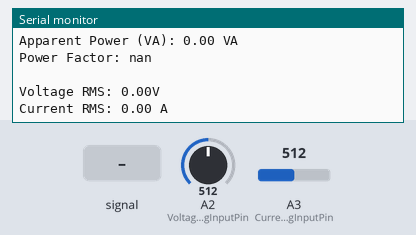
The sketch below on a simulated Arduino Uno, built with avr-gcc and run on an emulated ATmega328P. Parts: the last lines printed to the serial monitor. Inputs (shaded band) come from the test bench; at power-on: A3 (CurrentAnalogInputPin) = 512, A2 (VoltageAnalogInputPin) = 512.

Above: at 1.2 s.
1.3 s: A2 (VoltageAnalogInputPin) fed a 200 Hz sine of ±81 counts around its level
At 2.8 s:
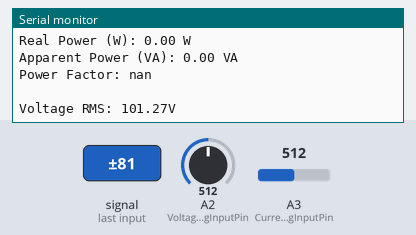
4.3 s: A3 (CurrentAnalogInputPin) set to 716
At 5.1 s:
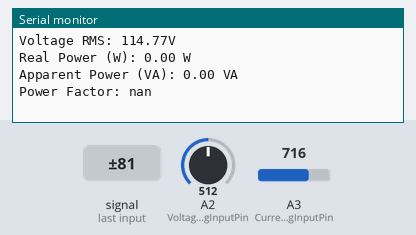
7.3 s: A2 (VoltageAnalogInputPin) set to 716
At 8.4 s:
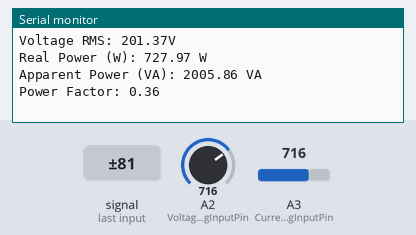
8.8 s: A3 (CurrentAnalogInputPin) set to 900
At 8.8 s:
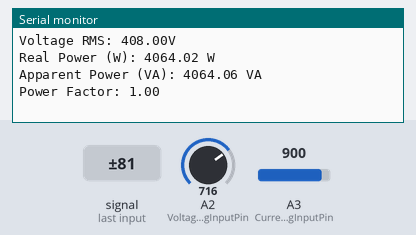
11.8 s: A2 (VoltageAnalogInputPin) set to 900
At 12.3 s:
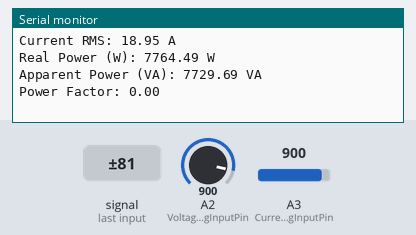
Timing chart, 0 to 14.3 s (numbered marks = the images above; inputs shaded):
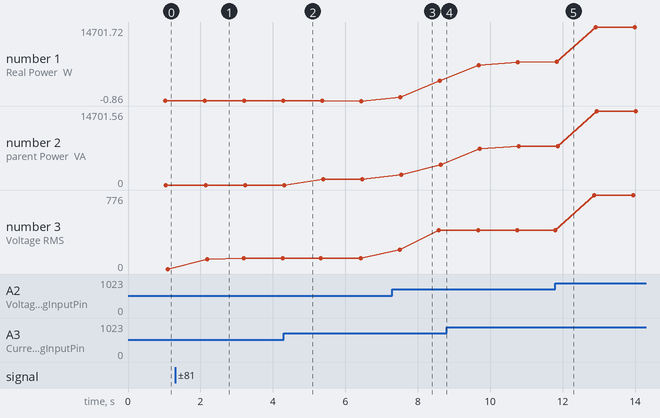

Measured:
- after the input at 1.3 s, the serial monitor: prints a new line after 0.89 s (image 1)
- after the input at 7.3 s, the serial monitor: prints a new line after 0.20 s (image 3)
- after the input at 11.8 s, the serial monitor: prints a new line at once (image 5)
- plotted number 1: 0 → -0.86 after the input at 4.3 s, -0.86 → 4064.02 after the input at 7.3 s, 4064.02 → 7729.63 after the input at 8.8 s, 7729.63 → 14701.72 after the input at 11.8 s
- plotted number 2: 0 → 1133.9 after the input at 4.3 s, 1133.9 → 4064.06 after the input at 7.3 s, 4064.06 → 7729.69 after the input at 8.8 s, 7729.69 → 14701.56 after the input at 11.8 s
- plotted number 3: 0 → 114.77 after the input at 1.3 s, 114.77 → 113.83 after the input at 4.3 s, 113.83 → 408 after the input at 7.3 s, 408 → 776 after the input at 11.8 s

The sketch:

Real_Power_Measurement.ino
```cpp
int decimalPrecision = 2;

        /* 1- AC Voltage Measurement */

        int VoltageAnalogInputPin = A2;
        float voltageSampleRead  = 0;
        float voltageLastSample  = 0;
        float voltageSampleSum   = 0;
        float voltageSampleCount = 0;
        float voltageMean ;
        float RMSVoltageMean ;


        /* 2- AC Current Measurement */
        int CurrentAnalogInputPin = A3;
        float mVperAmpValue = 100;
        float currentSampleRead  = 0;
        float currentLastSample  = 0;
        float currentSampleSum   = 0;
        float currentSampleCount = 0;
        float currentMean ;
        float RMSCurrentMean =0 ;
        float FinalRMSCurrent ;


        /* 3- AC Power Measurement */
        float sampleCurrent1 ;
        float sampleCurrent2 ;
        float sampleCurrent3 ;
        float apparentPower;
        float realPower = 0;
        float powerSampleRead  = 0;
        float powerLastSample   = 0;
        float powerSampleCount  = 0;
        float powerSampleSum    = 0;
        float powerFactor = 0;


void setup()

{

        Serial.begin(11580);

}


void loop()
{
        /* 1- AC Voltage Measurement */

        if(millis() >= voltageLastSample + 1 )
          {
            voltageSampleRead = 2*(analogRead(VoltageAnalogInputPin)- 512);
            voltageSampleSum = voltageSampleSum + sq(voltageSampleRead);
            voltageSampleCount = voltageSampleCount + 1;
            voltageLastSample = millis() ;
          }

        if(voltageSampleCount == 1000)
          {
            voltageMean = voltageSampleSum/voltageSampleCount;
            RMSVoltageMean = sqrt(voltageMean);
            Serial.print("Voltage RMS: ");
            Serial.print(RMSVoltageMean,decimalPrecision);
            Serial.println("V  ");
            voltageSampleSum =0;
            voltageSampleCount=0;
          }


        /* 2- AC Current Measurement */

        if(millis() >= currentLastSample + 1)
          {
            currentSampleRead = analogRead(CurrentAnalogInputPin)-512;
            currentSampleSum = currentSampleSum + sq(currentSampleRead) ;
            currentSampleCount = currentSampleCount + 1;
            currentLastSample = millis();
          }

        if(currentSampleCount == 1000)
          {
            currentMean = currentSampleSum/currentSampleCount;
            RMSCurrentMean = sqrt(currentMean);
            FinalRMSCurrent = (((RMSCurrentMean /1024) *5000) /mVperAmpValue);
            Serial.print("Current RMS: ");
            Serial.print(FinalRMSCurrent,decimalPrecision);
            Serial.println(" A  ");
            currentSampleSum =0;
            currentSampleCount=0;
          }


        /* 3- AC Power with Direction */
        if(millis() >= powerLastSample + 1)
          {
            sampleCurrent1 = analogRead(CurrentAnalogInputPin)-512;
            sampleCurrent2 = (sampleCurrent1/1024)*5000;
            sampleCurrent3 = sampleCurrent2/mVperAmpValue;
            voltageSampleRead = 2*(analogRead(VoltageAnalogInputPin)- 512);
            powerSampleRead = voltageSampleRead * sampleCurrent3 ;
            powerSampleSum = powerSampleSum + powerSampleRead ;
            powerSampleCount = powerSampleCount + 1;
            powerLastSample = millis();
          }

        if(powerSampleCount == 1000)
          {
            realPower = powerSampleSum/powerSampleCount ;
            Serial.print("Real Power (W): ");
            Serial.print(realPower);
            Serial.println(" W  ");
            apparentPower= FinalRMSCurrent*RMSVoltageMean;
            Serial.print("Apparent Power (VA): ");
            Serial.print(apparentPower,decimalPrecision);
            Serial.println(" VA ");
            powerFactor = realPower/apparentPower;
            if(powerFactor > 1 || powerFactor < 0)
            {
              powerFactor = 0;
            }
            Serial.print("Power Factor: ");
            Serial.println(powerFactor,decimalPrecision);
            Serial.println(" ");
            powerSampleSum =0;
            powerSampleCount=0;
          }

}
```
